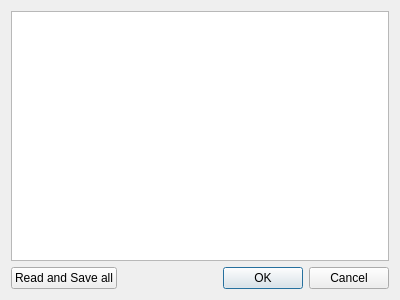
<?xml version="1.0" encoding="UTF-8"?>
<ui version="4.0">
 <class>AnalyzerData</class>
 <widget class="QDialog" name="AnalyzerData">
  <property name="geometry">
   <rect>
    <x>0</x>
    <y>0</y>
    <width>400</width>
    <height>300</height>
   </rect>
  </property>
  <property name="windowTitle">
   <string>Read analyzer data</string>
  </property>
  <layout class="QVBoxLayout" name="verticalLayout">
   <item>
    <widget class="QListWidget" name="listWidget">
     <property name="selectionMode">
      <enum>QAbstractItemView::SingleSelection</enum>
     </property>
     <property name="selectionBehavior">
      <enum>QAbstractItemView::SelectItems</enum>
     </property>
    </widget>
   </item>
   <item>
    <layout class="QHBoxLayout" name="horizontalLayout">
     <item>
      <widget class="QPushButton" name="btnReadAll">
       <property name="text">
        <string>Read and Save all</string>
       </property>
      </widget>
     </item>
     <item>
      <spacer name="horizontalSpacer">
       <property name="orientation">
        <enum>Qt::Horizontal</enum>
       </property>
       <property name="sizeHint" stdset="0">
        <size>
         <width>40</width>
         <height>20</height>
        </size>
       </property>
      </spacer>
     </item>
     <item>
      <widget class="QDialogButtonBox" name="buttonBox">
       <property name="orientation">
        <enum>Qt::Horizontal</enum>
       </property>
       <property name="standardButtons">
        <set>QDialogButtonBox::Cancel|QDialogButtonBox::Ok</set>
       </property>
      </widget>
     </item>
    </layout>
   </item>
  </layout>
 </widget>
 <resources/>
 <connections>
  <connection>
   <sender>buttonBox</sender>
   <signal>accepted()</signal>
   <receiver>AnalyzerData</receiver>
   <slot>accept()</slot>
   <hints>
    <hint type="sourcelabel">
     <x>248</x>
     <y>254</y>
    </hint>
    <hint type="destinationlabel">
     <x>157</x>
     <y>274</y>
    </hint>
   </hints>
  </connection>
  <connection>
   <sender>buttonBox</sender>
   <signal>rejected()</signal>
   <receiver>AnalyzerData</receiver>
   <slot>reject()</slot>
   <hints>
    <hint type="sourcelabel">
     <x>316</x>
     <y>260</y>
    </hint>
    <hint type="destinationlabel">
     <x>286</x>
     <y>274</y>
    </hint>
   </hints>
  </connection>
 </connections>
</ui>
